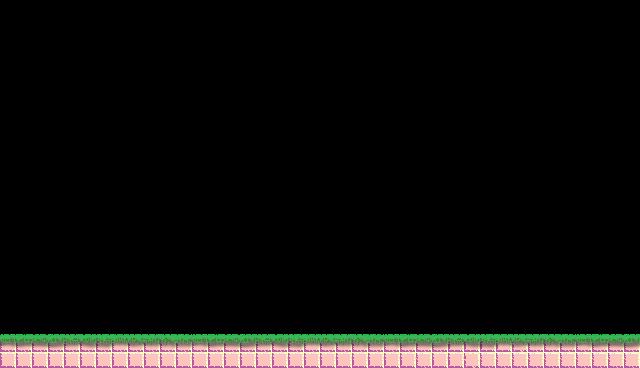

The image is a tile-based game level rendered from a .tmx file. Its description and complete source (layers, tilesets, objects, tile grids) follow:
An orthogonal 40x23 tile map with 16x16 px tiles, 2 tile layers (ground, Grass) and 1 object.

<map version="1.5" tiledversion="1.7.1" orientation="orthogonal" renderorder="right-down" width="40" height="23" tilewidth="16" tileheight="16" infinite="0" nextlayerid="6" nextobjectid="7">
 <editorsettings>
  <export target="../testLevel.lua" format="lua" />
 </editorsettings>
 <tileset firstgid="1" name="platform tiles" tilewidth="16" tileheight="16" tilecount="56" columns="14">
  <image source="../../assets/tiles.png" width="224" height="64" />
 </tileset>
 <layer id="1" name="ground" width="40" height="23" locked="1">
  <data encoding="csv">
0,0,0,0,0,0,0,0,0,0,0,0,0,0,0,0,0,0,0,0,0,0,0,0,0,0,0,0,0,0,0,0,0,0,0,0,0,0,0,0,
0,0,0,0,0,0,0,0,0,0,0,0,0,0,0,0,0,0,0,0,0,0,0,0,0,0,0,0,0,0,0,0,0,0,0,0,0,0,0,0,
0,0,0,0,0,0,0,0,0,0,0,0,0,0,0,0,0,0,0,0,0,0,0,0,0,0,0,0,0,0,0,0,0,0,0,0,0,0,0,0,
0,0,0,0,0,0,0,0,0,0,0,0,0,0,0,0,0,0,0,0,0,0,0,0,0,0,0,0,0,0,0,0,0,0,0,0,0,0,0,0,
0,0,0,0,0,0,0,0,0,0,0,0,0,0,0,0,0,0,0,0,0,0,0,0,0,0,0,0,0,0,0,0,0,0,0,0,0,0,0,0,
0,0,0,0,0,0,0,0,0,0,0,0,0,0,0,0,0,0,0,0,0,0,0,0,0,0,0,0,0,0,0,0,0,0,0,0,0,0,0,0,
0,0,0,0,0,0,0,0,0,0,0,0,0,0,0,0,0,0,0,0,0,0,0,0,0,0,0,0,0,0,0,0,0,0,0,0,0,0,0,0,
0,0,0,0,0,0,0,0,0,0,0,0,0,0,0,0,0,0,0,0,0,0,0,0,0,0,0,0,0,0,0,0,0,0,0,0,0,0,0,0,
0,0,0,0,0,0,0,0,0,0,0,0,0,0,0,0,0,0,0,0,0,0,0,0,0,0,0,0,0,0,0,0,0,0,0,0,0,0,0,0,
0,0,0,0,0,0,0,0,0,0,0,0,0,0,0,0,0,0,0,0,0,0,0,0,0,0,0,0,0,0,0,0,0,0,0,0,0,0,0,0,
0,0,0,0,0,0,0,0,0,0,0,0,0,0,0,0,0,0,0,0,0,0,0,0,0,0,0,0,0,0,0,0,0,0,0,0,0,0,0,0,
0,0,0,0,0,0,0,0,0,0,0,0,0,0,0,0,0,0,0,0,0,0,0,0,0,0,0,0,0,0,0,0,0,0,0,0,0,0,0,0,
0,0,0,0,0,0,0,0,0,0,0,0,0,0,0,0,0,0,0,0,0,0,0,0,0,0,0,0,0,0,0,0,0,0,0,0,0,0,0,0,
0,0,0,0,0,0,0,0,0,0,0,0,0,0,0,0,0,0,0,0,0,0,0,0,0,0,0,0,0,0,0,0,0,0,0,0,0,0,0,0,
0,0,0,0,0,0,0,0,0,0,0,0,0,0,0,0,0,0,0,0,0,0,0,0,0,0,0,0,0,0,0,0,0,0,0,0,0,0,0,0,
0,0,0,0,0,0,0,0,0,0,0,0,0,0,0,0,0,0,0,0,0,0,0,0,0,0,0,0,0,0,0,0,0,0,0,0,0,0,0,0,
0,0,0,0,0,0,0,0,0,0,0,0,0,0,0,0,0,0,0,0,0,0,0,0,0,0,0,0,0,0,0,0,0,0,0,0,0,0,0,0,
0,0,0,0,0,0,0,0,0,0,0,0,0,0,0,0,0,0,0,0,0,0,0,0,0,0,0,0,0,0,0,0,0,0,0,0,0,0,0,0,
0,0,0,0,0,0,0,0,0,0,0,0,0,0,0,0,0,0,0,0,0,0,0,0,0,0,0,0,0,0,0,0,0,0,0,0,0,0,0,0,
0,0,0,0,0,0,0,0,0,0,0,0,0,0,0,0,0,0,0,0,0,0,0,0,0,0,0,0,0,0,0,0,0,0,0,0,0,0,0,0,
0,0,0,0,0,0,0,0,0,0,0,0,0,0,0,0,0,0,0,0,0,0,0,0,0,0,0,0,0,0,0,0,0,0,0,0,0,0,0,0,
29,29,29,29,29,29,29,29,29,29,29,29,29,29,29,29,29,29,29,29,29,29,29,29,29,29,29,29,43,43,43,43,44,29,29,29,29,29,29,29,
43,43,43,43,43,43,43,43,43,43,43,43,43,43,43,43,43,43,43,43,43,43,43,43,43,43,29,43,43,44,29,29,29,29,29,29,29,29,29,29
</data>
 </layer>
 <layer id="3" name="Grass" width="40" height="23">
  <data encoding="csv">
0,0,0,0,0,0,0,0,0,0,0,0,0,0,0,0,0,0,0,0,0,0,0,0,0,0,0,0,0,0,0,0,0,0,0,0,0,0,0,0,
0,0,0,0,0,0,0,0,0,0,0,0,0,0,0,0,0,0,0,0,0,0,0,0,0,0,0,0,0,0,0,0,0,0,0,0,0,0,0,0,
0,0,0,0,0,0,0,0,0,0,0,0,0,0,0,0,0,0,0,0,0,0,0,0,0,0,0,0,0,0,0,0,0,0,0,0,0,0,0,0,
0,0,0,0,0,0,0,0,0,0,0,0,0,0,0,0,0,0,0,0,0,0,0,0,0,0,0,0,0,0,0,0,0,0,0,0,0,0,0,0,
0,0,0,0,0,0,0,0,0,0,0,0,0,0,0,0,0,0,0,0,0,0,0,0,0,0,0,0,0,0,0,0,0,0,0,0,0,0,0,0,
0,0,0,0,0,0,0,0,0,0,0,0,0,0,0,0,0,0,0,0,0,0,0,0,0,0,0,0,0,0,0,0,0,0,0,0,0,0,0,0,
0,0,0,0,0,0,0,0,0,0,0,0,0,0,0,0,0,0,0,0,0,0,0,0,0,0,0,0,0,0,0,0,0,0,0,0,0,0,0,0,
0,0,0,0,0,0,0,0,0,0,0,0,0,0,0,0,0,0,0,0,0,0,0,0,0,0,0,0,0,0,0,0,0,0,0,0,0,0,0,0,
0,0,0,0,0,0,0,0,0,0,0,0,0,0,0,0,0,0,0,0,0,0,0,0,0,0,0,0,0,0,0,0,0,0,0,0,0,0,0,0,
0,0,0,0,0,0,0,0,0,0,0,0,0,0,0,0,0,0,0,0,0,0,0,0,0,0,0,0,0,0,0,0,0,0,0,0,0,0,0,0,
0,0,0,0,0,0,0,0,0,0,0,0,0,0,0,0,0,0,0,0,0,0,0,0,0,0,0,0,0,0,0,0,0,0,0,0,0,0,0,0,
0,0,0,0,0,0,0,0,0,0,0,0,0,0,0,0,0,0,0,0,0,0,0,0,0,0,0,0,0,0,0,0,0,0,0,0,0,0,0,0,
0,0,0,0,0,0,0,0,0,0,0,0,0,0,0,0,0,0,0,0,0,0,0,0,0,0,0,0,0,0,0,0,0,0,0,0,0,0,0,0,
0,0,0,0,0,0,0,0,0,0,0,0,0,0,0,0,0,0,0,0,0,0,0,0,0,0,0,0,0,0,0,0,0,0,0,0,0,0,0,0,
0,0,0,0,0,0,0,0,0,0,0,0,0,0,0,0,0,0,0,0,0,0,0,0,0,0,0,0,0,0,0,0,0,0,0,0,0,0,0,0,
0,0,0,0,0,0,0,0,0,0,0,0,0,0,0,0,0,0,0,0,0,0,0,0,0,0,0,0,0,0,0,0,0,0,0,0,0,0,0,0,
0,0,0,0,0,0,0,0,0,0,0,0,0,0,0,0,0,0,0,0,0,0,0,0,0,0,0,0,0,0,0,0,0,0,0,0,0,0,0,0,
0,0,0,0,0,0,0,0,0,0,0,0,0,0,0,0,0,0,0,0,0,0,0,0,0,0,0,0,0,0,0,0,0,0,0,0,0,0,0,0,
0,0,0,0,0,0,0,0,0,0,0,0,0,0,0,0,0,0,0,0,0,0,0,0,0,0,0,0,0,0,0,0,0,0,0,0,0,0,0,0,
0,0,0,0,0,0,0,0,0,0,0,0,0,0,0,0,0,0,0,0,0,0,0,0,0,0,0,0,0,0,0,0,0,0,0,0,0,0,0,0,
2,3,4,5,6,7,8,9,10,11,12,13,2,3,4,5,6,7,8,9,10,11,12,13,2,3,4,5,6,7,8,9,10,11,12,13,2,3,4,5,
16,17,18,19,20,21,22,23,24,25,26,27,16,17,18,19,20,21,22,23,24,25,26,27,16,17,18,19,20,21,22,23,24,25,26,27,16,17,18,19,
0,0,0,0,0,0,0,0,0,0,0,0,0,0,0,0,0,0,0,0,0,0,0,0,0,0,0,0,0,0,0,0,0,0,0,0,0,0,0,0
</data>
 </layer>
 <objectgroup color="#ff00ff" id="5" name="solid">
  <object id="5" x="1.25" y="337.5" width="638" height="29.5">
   <properties>
    <property name="colidable" type="bool" value="true" />
   </properties>
  </object>
 </objectgroup>
</map>
